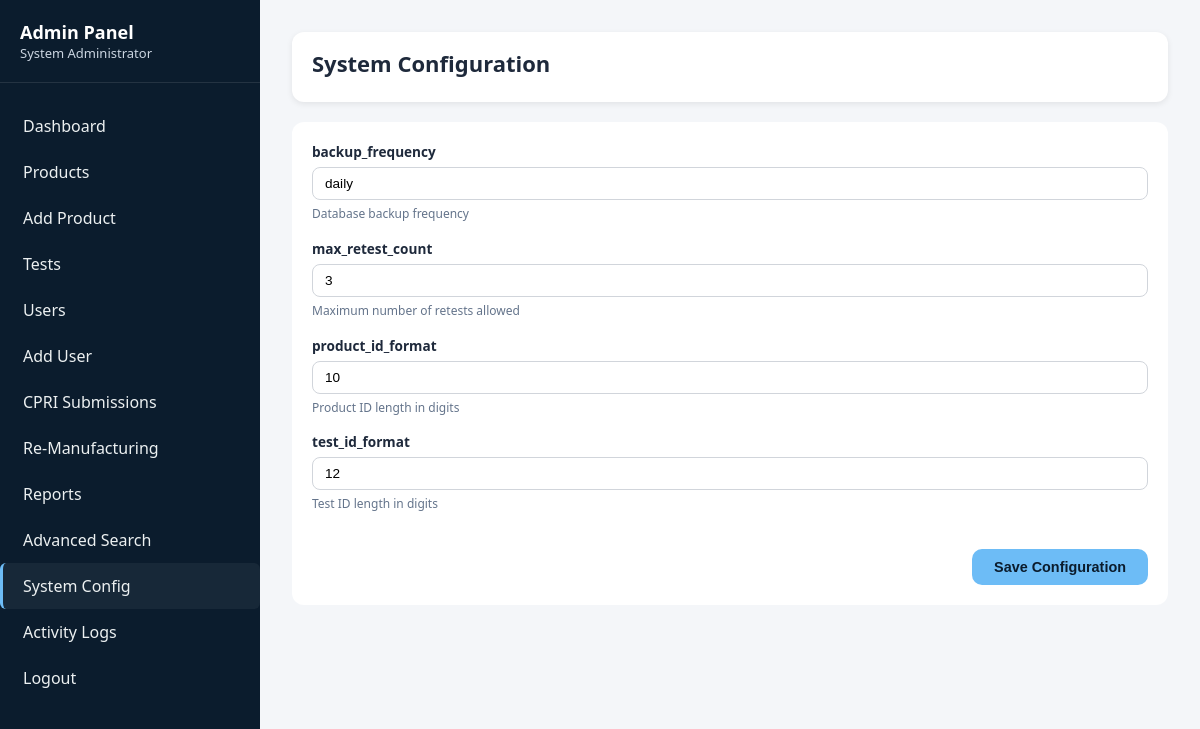
/backend/admin/config.php (signed in), run on the app's committed database.
### tables this page shows
CREATE TABLE `system_config` (
  `config_id` int(11) NOT NULL,
  `config_key` varchar(100) NOT NULL,
  `config_value` text DEFAULT NULL,
  `description` text DEFAULT NULL,
  `updated_by` int(11) DEFAULT NULL,
  `updated_at` timestamp NOT NULL DEFAULT current_timestamp() ON UPDATE current_timestamp()
);

### backend/admin/config.php (the view, shortened to what this page needs)
<?php
require_once '../config/database.php';
$config_query = "SELECT * FROM system_config ORDER BY config_key";
$configs = $conn->query($config_query)->fetch_all(MYSQLI_ASSOC);
?>
<!DOCTYPE html>
<html lang="en">
<head>
    <link rel="stylesheet" href="../supervisor/public/style.css">
</head>
<body>
    <div class="dashboard-container">
        <aside class="sidebar">
            <div class="sidebar-header">
                <h2>Admin Panel</h2>
                <p><?php echo htmlspecialchars($_SESSION['full_name']); ?></p>
            </div>
            <ul class="sidebar-menu">
                <li><a href="index.php">Dashboard</a></li>
                <li><a href="products/list.php">Products</a></li>
                <li><a href="products/add.php">Add Product</a></li>
                <li><a href="tests/list.php">Tests</a></li>
                <li><a href="users/list.php">Users</a></li>
                <li><a href="users/add.php">Add User</a></li>
                <li><a href="cpri/list.php">CPRI Submissions</a></li>
                <li><a href="remanufacturing/list.php">Re-Manufacturing</a></li>
                <li><a href="reports/index.php">Reports</a></li>
                <li><a href="search.php">Advanced Search</a></li>
                <li><a href="config.php" class="active">System Config</a></li>
                <li><a href="logs.php">Activity Logs</a></li>
                <li><a href="../logout.php">Logout</a></li>
            </ul>
        </aside>
        <main class="main-content">
            <div class="top-bar">
                <h1>System Configuration</h1>
            </div>
            <div class="content-section">
                <form method="POST" action="">
                    <?php foreach ($configs as $config): ?>
                    <div class="form-group">
                        <label><?php echo htmlspecialchars($config['config_key']); ?></label>
                        <input type="text" name="config[<?php echo $config['config_id']; ?>]"
                               value="<?php echo htmlspecialchars($config['config_value']); ?>" required>
                        <?php if ($config['description']): ?>
                        <div class="description"><?php echo htmlspecialchars($config['description']); ?></div>
                        <?php endif; ?>
                    </div>
                    <?php endforeach; ?>
                    <div class="form-actions">
                        <button type="submit" class="btn btn-primary">Save Configuration</button>
                    </div>
                </form>
            </div>
        </main>
    </div>
</body>
</html>

### backend/supervisor/public/style.css (style rules this page uses)
:root { --navy:#0b1c2d; --text:#1e293b; --accent:#6dbcf6; --glass:#ffffff; --success:#d4edda; --success-text:#155724; --error:#f8d7da; --error-text:#721c24; --info:#d1ecf1; --info-text:#0c5460; --warning:#fff3cd; --warning-text:#856404; --purple:#f0e6ff; --purple-text:#4b2c6f; }
* { margin:0; padding:0; box-sizing:border-box; }
body { font-family:"Segoe UI",sans-serif; background:#f4f6f9; color:var(--text); overflow-x:hidden; }
.dashboard-container { display:flex; width:100%; min-height:100vh; }
.sidebar { width:260px; background:var(--navy); color:#fff; padding:20px 0; height:100vh; position:sticky; top:0; flex-shrink:0; }
.sidebar-header { padding:0 20px 20px; border-bottom:1px solid rgba(255,255,255,0.1); }
.sidebar-header h2 { font-size:18px; }
.sidebar-header p { font-size:13px;color:#cbd5e1; }
.sidebar-menu { list-style:none;padding:20px 0; }
.sidebar-menu a { display:block; padding:12px 20px; text-decoration:none; color:#fff; transition:.3s; }
.sidebar-menu a { display:block; padding:12px 20px; color:#ecf0f1; border-left:3px solid transparent; border-radius:6px; transition:0.3s; }
.sidebar-menu a:hover, .sidebar-menu a.active { background: rgba(255,255,255,0.05); border-left:3px solid var(--accent); }
.main-content { flex:1; padding:24px; width:100%; min-width:0; }
.top-bar { background:#fff; border-radius:12px; padding:16px 20px; margin-bottom:20px; display:flex; flex-wrap:wrap; width:100%; box-shadow:0 2px 6px rgba(0,0,0,.08); }
.top-bar h1 { width:100%; font-size:22px; margin-bottom:8px; }
.content-section { background:#fff; padding:20px; border-radius:12px; width:100%; }
.content-section .btn { background:var(--accent); color:var(--navy); padding:8px 14px; border-radius:8px; text-decoration:none; font-size:.9rem; }
@media (min-width:1200px) { .main-content { padding:32px; } }
.sidebar { width:260px; background:var(--navy); color:#fff; height:100vh; top:0; flex-shrink:0; display:flex; flex-direction:column; }
.sidebar-header { padding:0 20px 20px; border-bottom:1px solid rgba(255,255,255,0.1); flex-shrink:0; }
.sidebar-menu { list-style:none; padding:20px 0; flex:1; overflow-y:auto; overflow-x:hidden; scrollbar-width: thin; scrollbar-color: var(--accent) rgba(255,255,255,0.1); }
.sidebar-menu a { display:block; padding:12px 20px; text-decoration:none; color:#ecf0f1; border-left:3px solid transparent; border-radius:6px; transition:0.3s; }
.content-section { overflow-x:auto; }
.btn { display:inline-block; text-decoration:none; border-radius:8px; font-size:0.8rem; padding:6px 14px; font-weight:600; }

### backend/admin/config.php (style rules this page uses)
.sidebar { width:260px; background:var(--navy); color:#fff; height:100vh; top:0; flex-shrink:0; display:flex; flex-direction:column; }
.sidebar-header { padding:0 20px 20px; border-bottom:1px solid rgba(255,255,255,0.1); flex-shrink:0; }
.sidebar-menu { list-style:none; padding:20px 0; flex:1; overflow-y:auto; overflow-x:hidden; scrollbar-width: thin; scrollbar-color: var(--accent) rgba(255,255,255,0.1); }
.sidebar-menu a { display:block; padding:12px 20px; text-decoration:none; color:#ecf0f1; border-left:3px solid transparent; border-radius:6px; transition:0.3s; }
.sidebar-menu a:hover, .sidebar-menu a.active { background: rgba(255,255,255,0.05); border-left:3px solid var(--accent); }
.content-section form { display:flex; flex-direction:column; gap:16px; }
.content-section .form-group { display:flex; flex-direction:column; gap:6px; }
.content-section .form-group label { font-size:0.85rem; font-weight:600; color:var(--text); }
.content-section .form-group input[type="text"] { padding:8px 12px; font-size:0.85rem; border-radius:8px; border:1px solid #d1d5db; width:100%; transition:0.2s ease; }
.content-section .form-group .description { font-size:0.75rem; color:#64748b; line-height:1.4; }
.form-actions { margin-top:20px; display:flex; justify-content:flex-end; }
.form-actions .btn { background:var(--accent); color:var(--navy); border:none; padding:10px 22px; font-size:0.9rem; font-weight:600; border-radius:10px; cursor:pointer; transition:0.3s ease; }

### data on the page
system_config: config_key "backup_frequency", config_value "daily", description "Database backup frequency"
system_config: config_key "max_retest_count", config_value "3", description "Maximum number of retests allowed"
system_config: config_key "product_id_format", config_value "10", description "Product ID length in digits"
system_config: config_key "test_id_format", config_value "12", description "Test ID length in digits"

### other printed values
$_SESSION['full_name'] "System Administrator"
